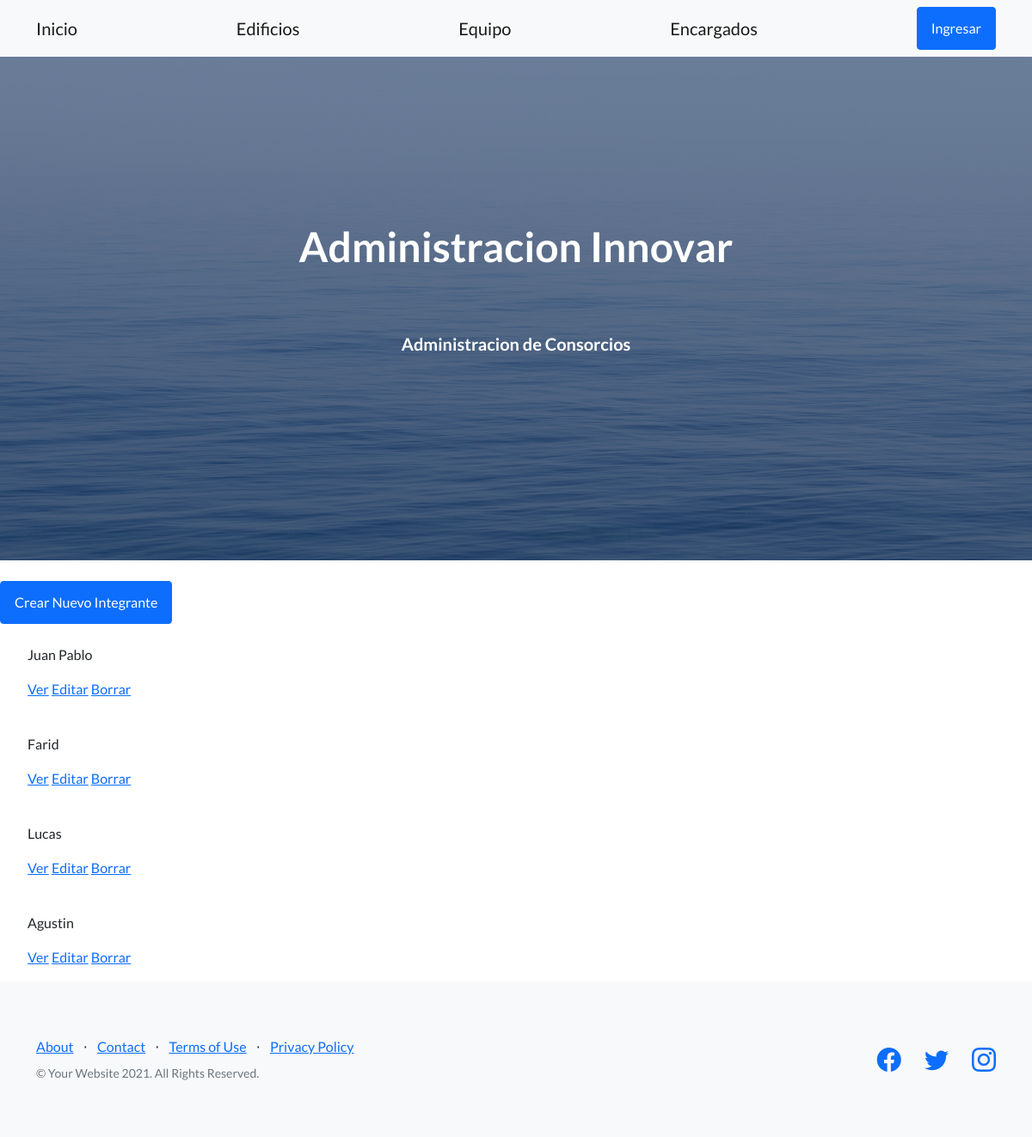
The page /AppCoder/equipo/list/ on the database as committed earlier.
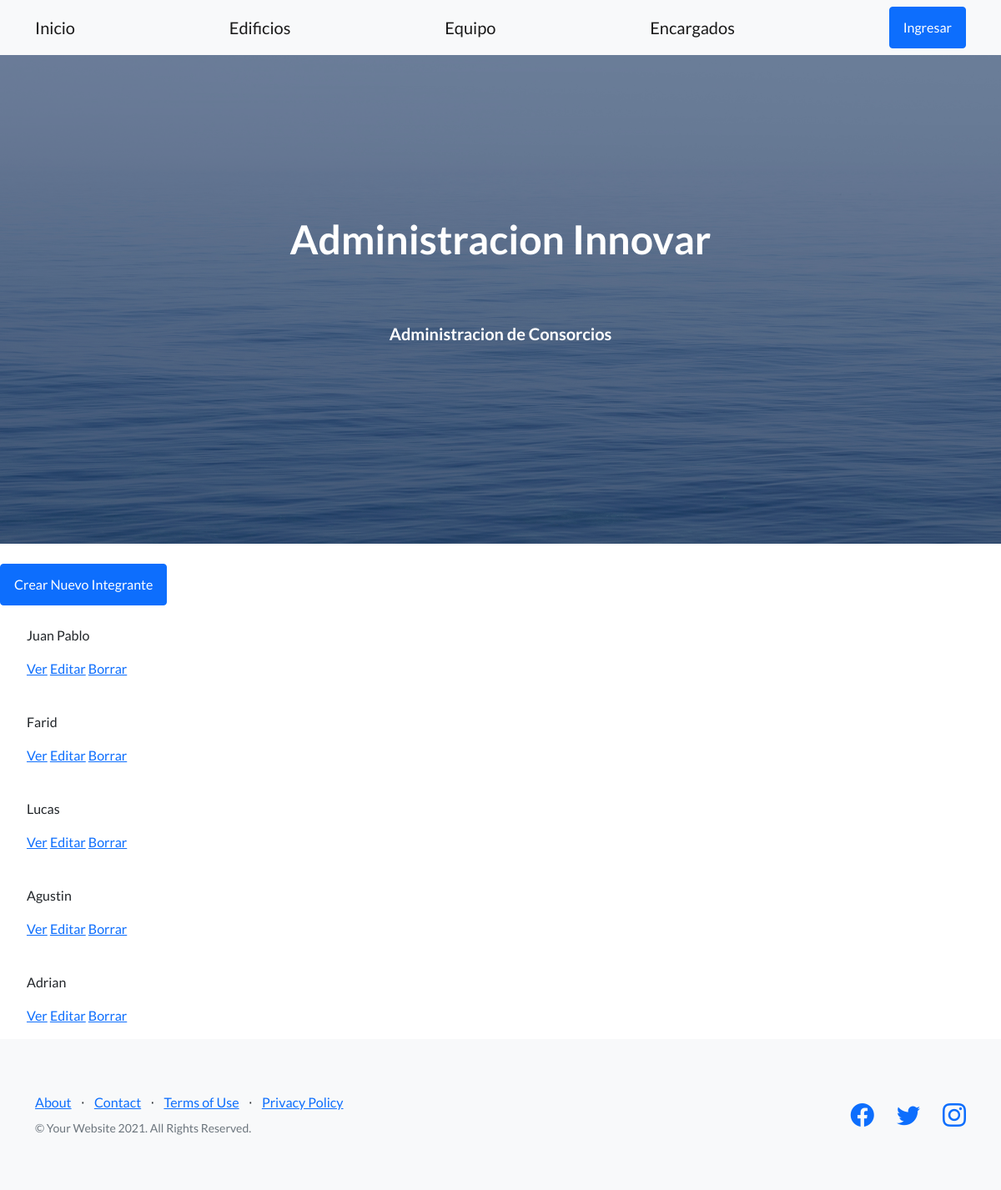
The same page on the database as committed later.
### AppCoder/models.py (models this page shows)
class Equipo(models.Model):
    nombre = models.CharField(max_length=40)
    apellido = models.CharField(max_length=40)
    edad = models.IntegerField()
    num_contacto = models.IntegerField()
    mail_contacto = models.CharField(max_length=50)

### AppCoder/views.py (the view)
# urls.py: path("equipo/list/", views.EquipoList.as_view(), name='ListTeam'),
class EquipoList(ListView):
    model = Equipo
    template = 'AppCoder/equipo_list.html'

### AppCoder/templates/AppCoder/equipo_list.html
{% extends "AppCoder/padre.html" %}
{% load static %}
{% block contenidoQueCambia %}
        <br>
      <a class="btn btn-primary" href="{% url 'NewTeam' %}">Crear Nuevo Integrante</a>
        <ul>
            {% for equipo in object_list %}
                <br>
                <p>{{equipo.nombre}}</p>
                <p>
                    <a href="{% url 'DetailTeam' equipo.id %}">Ver</a>
                    <a href="{% url 'EditTeam' equipo.id %}">Editar</a>
                    <a href="{% url 'DeleteTeam' equipo.id %}">Borrar</a>
                </p>
            {% endfor %}
        </ul>
{% endblock %}

Rows that differ between the two databases and show on the page:
added Equipo: nombre "Adrian"
